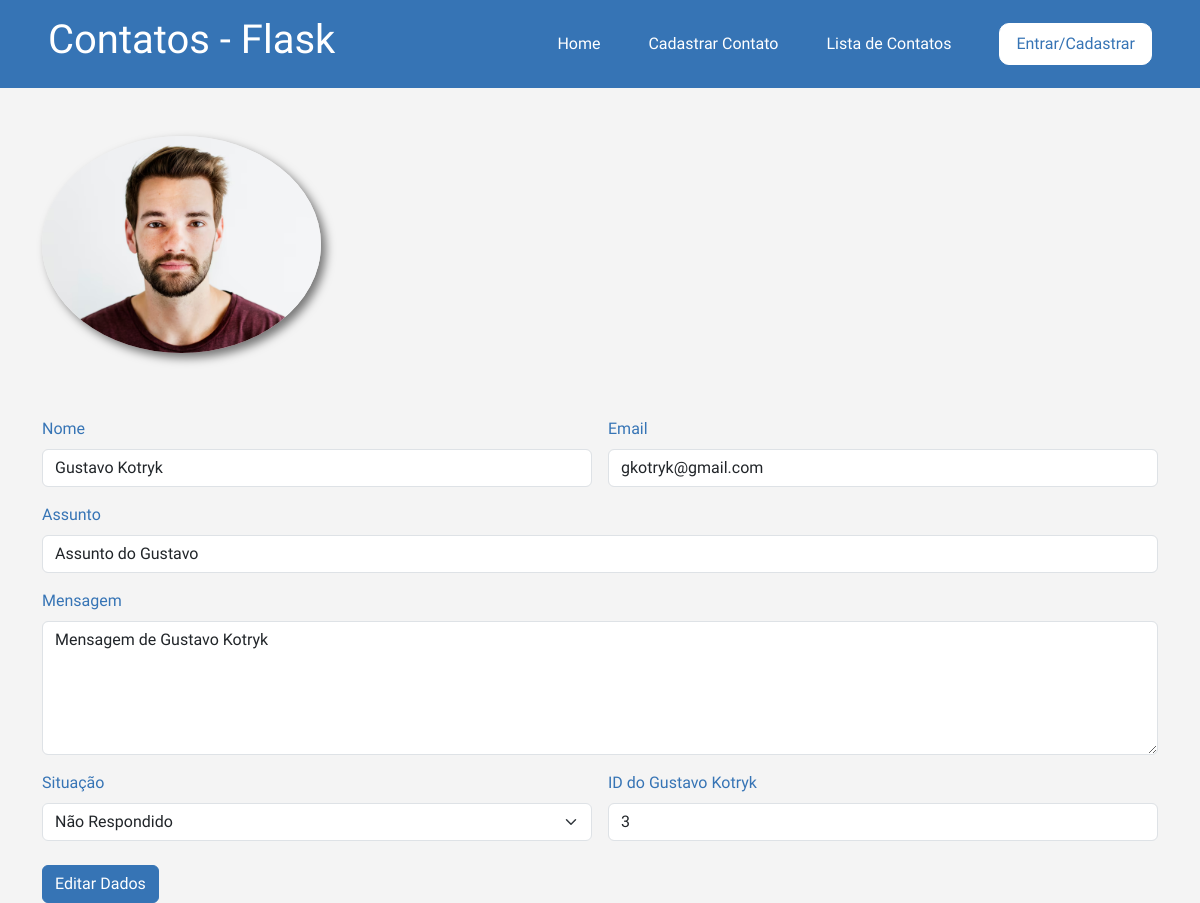
The page /contato/3 on the database its author committed.
### app/models.py (models this page shows)
class Contato(db.Model):
    id = db.Column(db.Integer, primary_key=True)
    data_envio = db.Column(db.DateTime, default=datetime.now())
    nome = db.Column(db.String(100), nullable=True)
    email = db.Column(db.String(100), nullable=True)
    assunto = db.Column(db.String(100), nullable=True)
    mensagem = db.Column(db.String(100), nullable=True)
    respondido = db.Column(db.Integer, default=0)

### app/views.py (the view)
@app.route('/contato/<int:id>')
def contatoDetalhes(id):
    obj = Contato.query.get(id)
    return render_template('contato_detalhes.html', obj = obj)

### app/templates/contato_detalhes.html (shortened to what this page needs)
{% extends "base.html" %}
{% block content %}
{%include "header.html" %}
<div class="container">
    <img src="{{url_for('static', filename='img/pessoa.avif')}}" alt="Imagem pessoa" id="pessoa" class="w-25 mt-5 rounded-circle">
    <form class="row g-3 mt-5">
        <div class="col-md-6">
          <label for="inputName4" class="form-label">Nome</label>
          <input type="text" class="form-control" id="inputName4" value="{{obj.nome}}" readonly>
        </div>
        <div class="col-md-6">
          <label for="inputEmail4" class="form-label">Email</label>
          <input type="email" class="form-control" id="inputEmail4" value="{{obj.email}}" readonly>
        </div>
        <div class="col-12">
          <label for="inputAssunto" class="form-label">Assunto</label>
          <input type="text" class="form-control" id="inputAssunto" value="{{obj.assunto}}" readonly>
        </div>
        <div class="col-12">
            <label for="exampleFormControlTextarea1" class="form-label">Mensagem</label>
            <textarea class="form-control" id="exampleFormControlTextarea1" rows="5" readonly>{{obj.mensagem}}</textarea>
        </div>
        <div class="col-md-6">
          <label for="inputState" class="form-label">Situação</label>
          <select id="inputState" class="form-select">
            <option selected>Não Respondido</option>
          </select>
        </div>
        <div class="col-md-6">
          <label for="inputID" class="form-label">ID do {{obj.nome}}</label>
          <input type="text" class="form-control" id="inputID" value="{{obj.id}}" readonly>
        </div>
        <div class="col-12">
            <button type="submit" class="btn btn-primary mt-2">Editar Dados</button>
          </div>
</div>
{% endblock %}

### app/static/style.css (style rules this page uses)
* { margin: 0; padding: 0; }
body { font-family: "Nata Sans", sans-serif; background-color: #f4f4f4; color: #3674B5; width: 100%; }
#pessoa { box-shadow: 5px 5px 10px rgba(0, 0, 0, 0.514); }
.container { width: 100% !important; }
button { border: 1px solid #3674B5 !important; background-color: #3674B5 !important; }

### rows shown on the page
Contato: nome "Gustavo Kotryk", email "gkotryk@gmail.com", assunto "Assunto do Gustavo", mensagem "Mensagem de Gustavo Kotryk", id "3"
